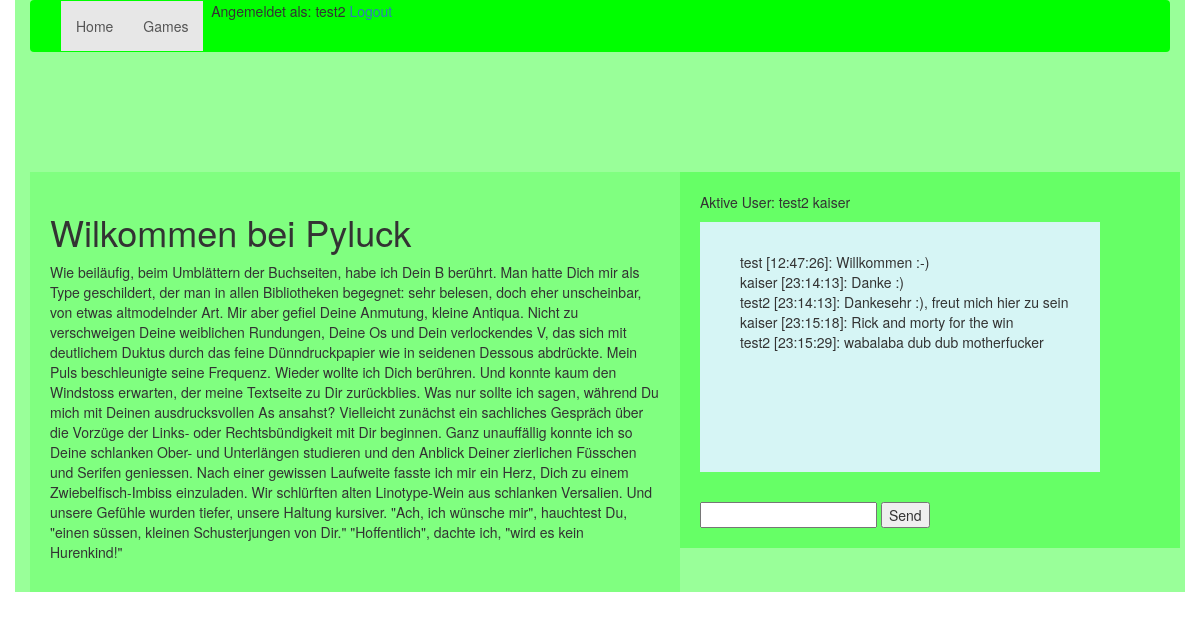
The app's page / (signed in) with its own data.
### lucky/database.py (models this page shows, shortened)
class user(db.Model, UserMixin):
    id = db.Column(db.Integer, primary_key=True)
    username = db.Column(db.String(80), unique=True)
    email = db.Column(db.String(120), unique=True)
    password = db.Column(db.String(120))
    money = db.Column(db.Integer, default=5000)
    logged_in = db.Column(db.Integer, default=0)

class chat(db.Model):
    id = db.Column(db.Integer, primary_key=True)
    user_id= db.Column(db.Integer, db.ForeignKey('user.id'))
    message = db.Column(db.String(500))
    timestamp = db.Column(db.String(10), index=True)
    datestamp = db.Column(db.String(10), index=True)

### lucky/routes.py (the view)
@app.route('/')
def main():
    return(render_template('index.html',messages=chat.query.all(), user=user.query.all()))

### lucky/functions.py (called while the page is built)
@login_manager.user_loader
def user_loader(id):
    return user.query.get(int(id))

### lucky/templates/index.html
{% extends "base.html" %}
{% block content %}
     <h1>Wilkommen bei Pyluck</h1>
     <p>Wie beiläufig, beim Umblättern der Buchseiten, habe ich Dein B berührt. Man hatte Dich mir als Type geschildert, der man in allen Bibliotheken begegnet: sehr belesen, doch eher unscheinbar, von etwas altmodelnder Art. Mir aber gefiel Deine Anmutung, kleine Antiqua. Nicht zu verschweigen Deine weiblichen Rundungen, Deine Os und Dein verlockendes V, das sich mit deutlichem Duktus durch das feine Dünndruckpapier wie in seidenen Dessous abdrückte. Mein Puls beschleunigte seine Frequenz. Wieder wollte ich Dich berühren. Und konnte kaum den Windstoss erwarten, der meine Textseite zu Dir zurückblies. Was nur sollte ich sagen, während Du mich mit Deinen ausdrucksvollen As ansahst? Vielleicht zunächst ein sachliches Gespräch über die Vorzüge der Links- oder Rechtsbündigkeit mit Dir beginnen. Ganz unauffällig konnte ich so Deine schlanken Ober- und Unterlängen studieren und den Anblick Deiner zierlichen Füsschen und Serifen geniessen. Nach einer gewissen Laufweite fasste ich mir ein Herz, Dich zu einem Zwiebelfisch-Imbiss einzuladen. Wir schlürften alten Linotype-Wein aus schlanken Versalien. Und unsere Gefühle wurden tiefer, unsere Haltung kursiver. "Ach, ich wünsche mir", hauchtest Du, "einen süssen, kleinen Schusterjungen von Dir." "Hoffentlich", dachte ich, "wird es kein Hurenkind!"</p>
{% endblock %}

### lucky/templates/base.html (shortened to what this page needs)
<!DOCTYPE html>
<html>
 <head>
	<link href="static/bootstrap.css" rel="stylesheet" media="screen">
 </head>
 <body>
    <div class="container">
     <nav class="navbar navbar-default">
  <div class="container-fluid">
    <div class="collapse navbar-collapse" id="bs-example-navbar-collapse-1">
      <ul class="nav navbar-nav">
        <li class="active"><a href="/">Home <span class="sr-only">(current)</span></a></li>
        <li class="active"><a href="/games">Games <span class="sr-only">(current)</span></a></li>
        <li class="active">          	 {% if current_user.is_authenticated %}
		         <p>&nbsp Angemeldet als: {{ current_user.username }}&nbsp</p></li>
		<li class="active"><p><a href="{{ url_for('.logout') }}">Logout</a></p>
		            {% else %}
		         <p><a href="{{ url_for('.login') }}">Login</a></p>
		         <p><a href="{{ url_for('.register') }}">Registrierung</a></p>
	                {% endif %}</li>
      </ul>
    </div>
  </div>
</nav>
	<div class="content">
	 {% block content %}	{% endblock %}
</div>
		<div class="chat_out">
			<p>Aktive User: {% for active in user %}
    		{% if active.logged_in == 1 %}
        	{{ active.username }}
    		{% endif %}
{% endfor %}</p>
            <div class="chat_in">
            <ul id="messages" style="list-style:none;">
		        {% for msg in messages %}
		 	    <li>{% for id in user %}{% if msg.user_id == id.id %}{{ id.username }} {% endif %}{% endfor %}
					[{{ msg.timestamp }}]: {{ msg.message }}</li>
		        {% endfor %}
	        </ul>
            </div>
        	{% if current_user.is_authenticated %}
	 <input type="text" id="myMessage">
	 <button id="sendbutton">Send</button>
 	{% endif %}
             </div>
     	</div>
 </body>
</html>

### records on screen
user: username "test2"
user: username "kaiser"
chat: timestamp "12:47:26", message "Willkommen :-)"
user: username "test"
chat: timestamp "23:14:13", message "Danke :)"
chat: timestamp "23:14:13", message "Dankesehr :), freut mich hier zu sein"
chat: timestamp "23:15:18", message "Rick and morty for the win"
chat: timestamp "23:15:29", message "wabalaba dub dub motherfucker"
